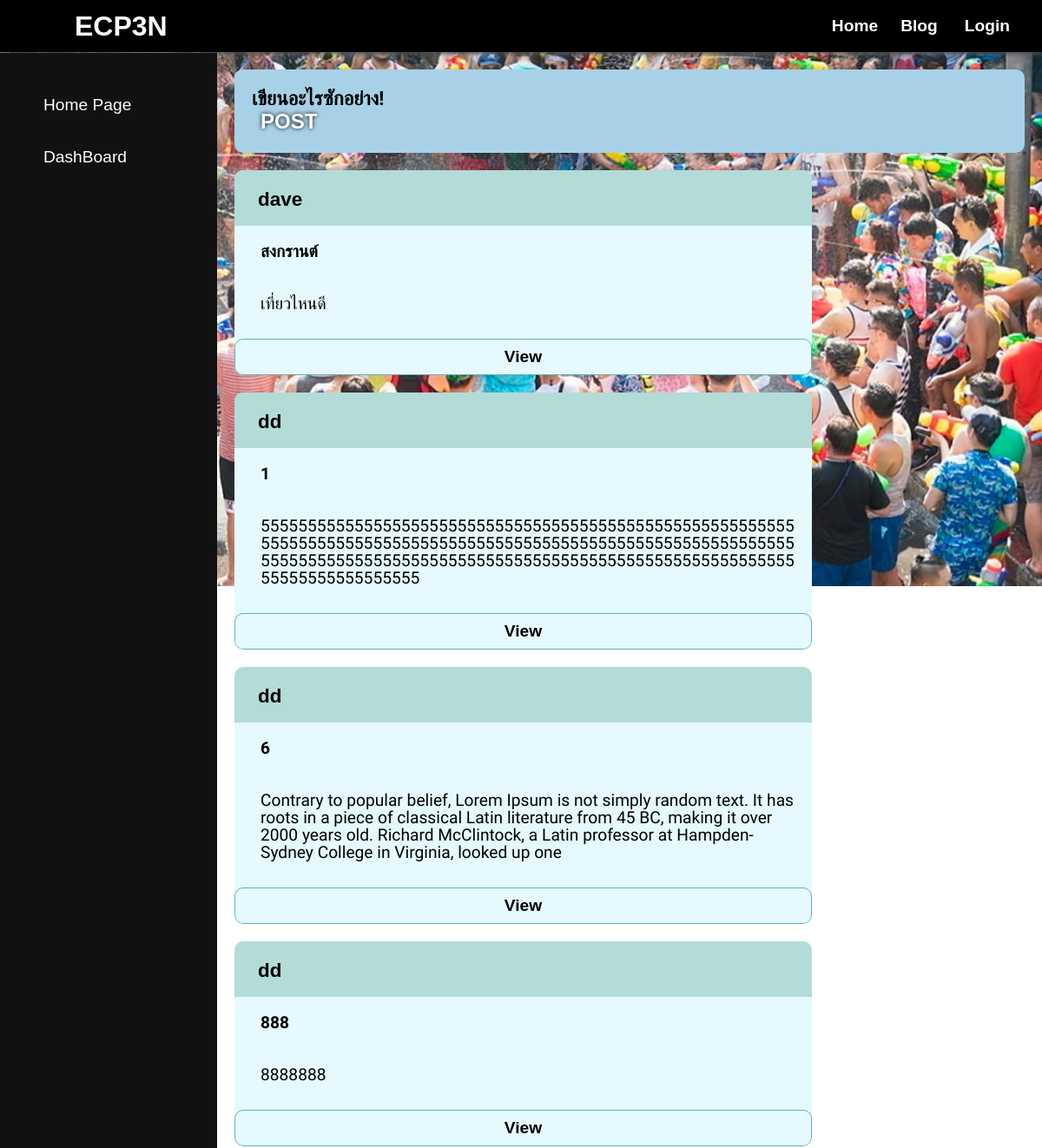
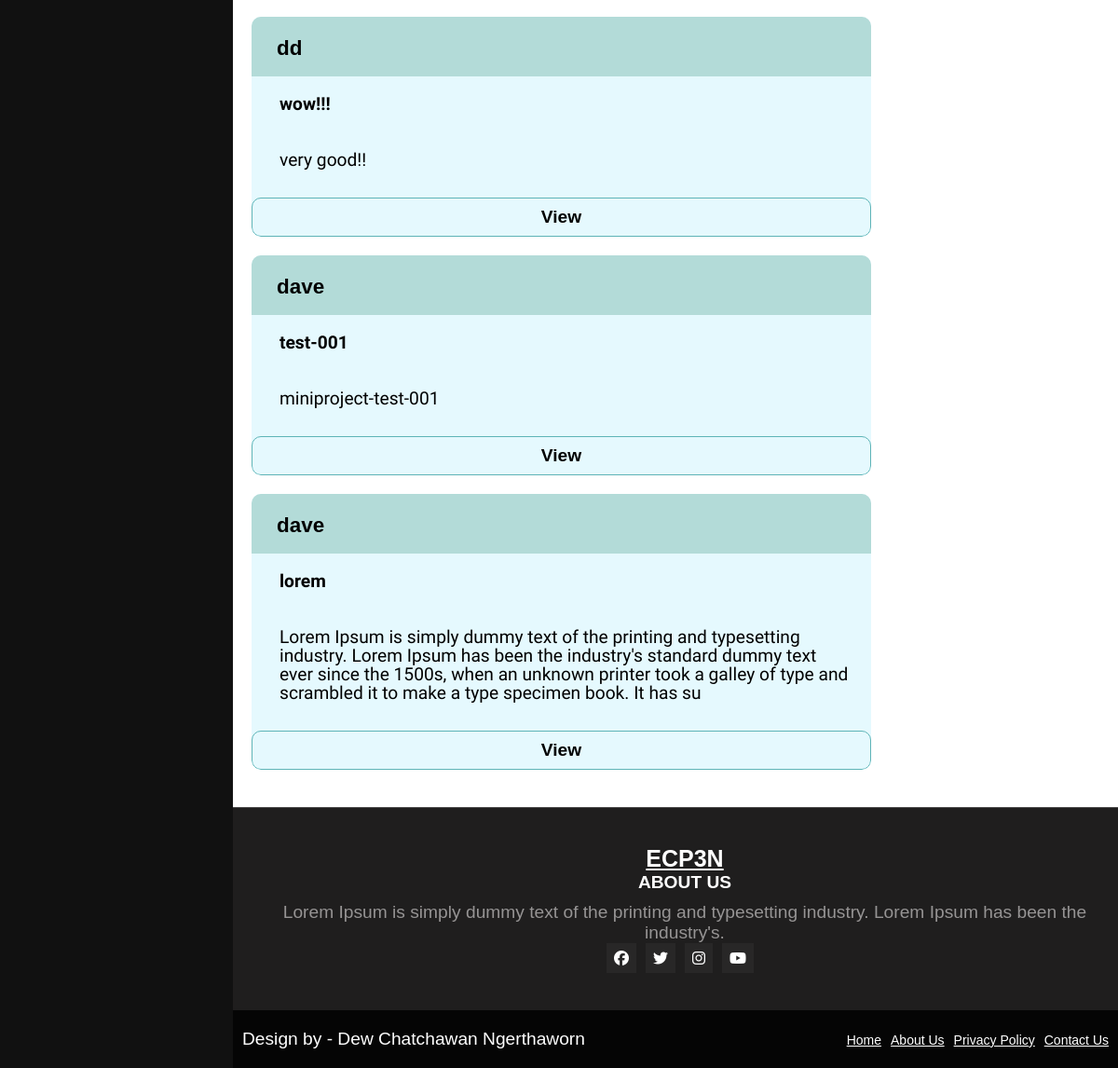
Screenshot of /blog.php with the database file from the repository (2 pictures, top to bottom).
### tables this page shows
CREATE TABLE `topics` (
  `Topic_ID` int(11) NOT NULL,
  `Topic_name` varchar(100) NOT NULL,
  `Topic_detail` varchar(255) NOT NULL,
  `username` varchar(100) NOT NULL
);

### blog.php (the view, shortened to what this page needs)
<?php
    include('server.php');
?>
<!DOCTYPE html>
<html lang="en">
 <head>
    <link rel="stylesheet" href="blog.css">
 </head>
<body>
    <nav>
        <div class="container">
            <div class="navbar">
                <div class="navbar-logo">
                    <a href="index.php">ECP3N</a>
                </div>
                <ul class="menu">
                    <li><a href="index.php">Home</a></li>
                    <li><a href="blog.php">Blog</a></li>
                    <?php
                        if (!isset($_SESSION['username'])) {
                            echo '<li><a href="login.php"><ion-icon name="person-outline"></ion-icon>Login</a></li>';
                        }
                    ?>
                </ul>
            </div>
        </div>
    </nav>
    <div class="sidebar">
        <a href="index.php"><ion-icon name="home-outline"></ion-icon><span>Home Page</span></a>
        <a href="blog.php"><ion-icon name="desktop-outline"></ion-icon><span>DashBoard</span></a>
    </div>
    <div class="main-content">
        <div class="post-content">
            <h3>เขียนอะไรซักอย่าง!</h3>
            <div class="post-btn">
                <a href="#" class="button-post" id="botton-post">POST</a>
            </div>
            <br>
        </div>
        <div class="content">
            <div class="topic-wrapper">
                <?php
                    $sql1 = "SELECT * FROM topics ORDER BY Topic_ID DESC";
                    $post_all = $conn->query("$sql1");
                    if ($post_all->num_rows > 0) {
                        while($row = $post_all->fetch_assoc()) {
                    ?>
                    <div class="tp">
                        <div class="sh1">
                            <h3><ion-icon name="person-circle-outline"></ion-icon><?php echo $row['username'] ?></h3>
                        </div>
                        <div class="sh2">
                            <h4><?php echo $row['Topic_name'] ?></h4>
                        </div>
                        <div class="sh3">
                            <p><?php echo $row['Topic_detail'] ?></p>
                        </div>
                        <a href="view.php?Topic_ID=<?php echo $row['Topic_ID']?> "type="submit" name="edit_now" class="btn-view" >View</a>
                    </div>
                    <?php
                    }
                    } else { ?>
                        <p>No topic found...</p>
                <?php } ?>
            </div>
        </div>
        <footer>
            <div class="wrapper">
                <div class="last-footer">
                    <div class="last-footer-box">
                        <div class="mini-last-footer-box">
                            <a href="" class="logo">ECP3N</a>
                            <div class="last-box-content">
                                <h4>ABOUT US</h4>
                                <p style="color: rgb(150, 148, 148);">Lorem Ipsum is simply dummy text of the printing and typesetting industry. Lorem Ipsum has been the industry's.</p>
                            </div>
                        </div>
                        <div class="icon-footer">
                            <i class="fab fa-facebook"></i>
                            <i class="fab fa-twitter"></i>
                            <i class="fab fa-instagram"></i>
                            <i class="fab fa-youtube"></i>
                        </div>
                    </div>
                </div>
            </div>
        </footer>
        <div class="end">
            <div class="wrapper">
                <p>Design by - Dew Chatchawan Ngerthaworn</p>
                <ul>
                <li><a href="">Home</a></li>
                <li><a href="">About Us</a></li>
                <li><a href="">Privacy Policy</a></li>
                <li><a href="">Contact Us</a></li>
                </ul>
            </div>
        </div>
    </div>
</body>
</html>

### blog.css (style rules this page uses)
* { margin: 0; padding: 0; font-family: 'poppins',sans-serif; box-sizing: border-box; }
body { width: 100%; height: 100%; font-size: 120%; background-image: url('image/background-cm.jpg'); background-position: top; background-size: 100%; background-repeat: no-repeat; background-attachment: fixed; }
.sidebar { background: #111; margin-top: 1px; padding-top: 30px; position: fixed; left: 0; width: 250px; height: 100%; }
.sidebar a { color: #fff; display: block; width: 100%; line-height: 60px; text-decoration: none; padding-left: 40px; transition: 0.5s; box-sizing: border-box; }
.sidebar ion-icon { padding-right: 10px; }
.main-content { margin-left: 250px; }
nav { background: #000; position: sticky; top: 0; box-shadow: 0 3px 4px 0 rgba(80, 80, 80, 0.8); }
.container { margin: 0 auto; }
.navbar { display: flex; justify-content: space-between; align-items: center; height: 60px; }
.navbar-logo { display: flex; margin: 1rem; }
.navbar-logo a { display: flex; margin: 0 0 0 70px; color: #fff; font-size: 2rem; text-decoration: none; font-weight: 600; }
.menu { display: flex; margin: 1rem; }
.menu li { list-style: none; }
.menu li a { color: #fff; text-decoration: none; margin: 1rem; margin-right: 1rem; margin-left: 0rem; transition: 0.5s; padding: 5px 5px 5px 5px; font-weight: 600; }
.post-content { background: #A8D1E7; margin: 20px; border-radius: 10px; }
.post-content h3 { font-family: 'Prompt', sans-serif; padding: 20px; }
.post-btn { padding: 0; margin: -20px 0 0 30px; }
.post-btn a { color: #fff; text-decoration: none; text-shadow: 0 0 5px #000; font-size: 1.5rem; font-weight: 600; }
.content { margin: 0 auto; }
.tp { background: #E5F9FE; color: #000; display: block; width: 70%; line-height: 60px; text-decoration: none; margin: 20px; box-sizing: border-box; border-radius: 10px; overflow: hidden; }
.sh1 { background: #B3DBD8; color: #000000; display: block; width: 100%; padding-left: 25px; }
.sh1 ion-icon { padding-right: 20px; margin: -9px; font-size: 2rem; }
.sh2 { color: #000000; display: block; width: 100%; padding: 0 20px 0 30px; }
.sh2 h4 { font-family: 'Prompt', sans-serif; }
.sh3 { color: #000000; display: block; width: 100%; padding: 20px 20px 20px 30px; line-height: 20px; word-wrap: break-word; }
.sh3 p { font-family: 'Prompt', sans-serif; }
.btn-view { color: #000; display: flex; line-height: 40px; margin-top: 10px; justify-content: center; align-items: center; text-decoration: none; font-weight: 600; border-radius: 10px; border:1px solid#5eb4b7; }
footer { background-color: #1f1e1e; }
.last-footer { border-top: 1px solid rgb(233, 232, 232,0.2); margin-top: 40px; padding: 40px 0; }
.last-footer-box { display: grid; grid-template-columns: 1fr; text-align: center; }
.mini-last-footer-box { display: block; }
.last-box-content { margin-left: 20px; }
.mini-last-footer-box .logo { color: white; min-width: 180px; font-size: 25px; font-weight: 600; margin-left: 20px; }
.last-box-content h4 { color: white; margin-bottom: 10px; }
.icon-footer { align-items: center; display: flex; justify-content: center; }
.icon-footer i { font-size: 16px; margin-left: 10px; color: white; padding: 8px; background-color: rgba(114, 114, 114, 0.1); transition: 0.1s; }
.end { background-color: rgb(5, 5, 5); }
.end .wrapper { display: flex; justify-content: space-between; align-items: center; padding: 20px 10px; }
.end .wrapper p { color: white; }
.end .wrapper ul { display: flex; }
.end .wrapper ul li a { margin-left: 10px; color: white; font-size: 14px; }
.end .wrapper ul li { list-style: none; }

### rows the page displays
topics: username "dave", Topic_name "สงกรานต์", Topic_detail "เที่ยวไหนดี"
topics: username "dd", Topic_name "1", Topic_detail "55555555555555555555555555555555555555555555555555555555555555555555555555555555555555555555555555555555555555555555555555555555555555555555555555555555555555555555555555555555555555555555"
topics: username "dd", Topic_name "6", Topic_detail "Contrary to popular belief, Lorem Ipsum is not simply random text. It has roots in a piece of classical Latin literature from 45 BC, making it over 2000 years old. Richard McClintock, a Latin professor at Hampden-Sydney College in Virginia, looked up one"
topics: username "dd", Topic_name "888", Topic_detail "8888888"
topics: username "dd", Topic_name "wow!!!", Topic_detail "very good!!"
topics: username "dave", Topic_name "test-001", Topic_detail "miniproject-test-001"
topics: username "dave", Topic_name "lorem", Topic_detail "Lorem Ipsum is simply dummy text of the printing and typesetting industry. Lorem Ipsum has been the industry's standard dummy text ever since the 1500s, when an unknown printer took a galley of type and scrambled it to make a type specimen book. It has su"
